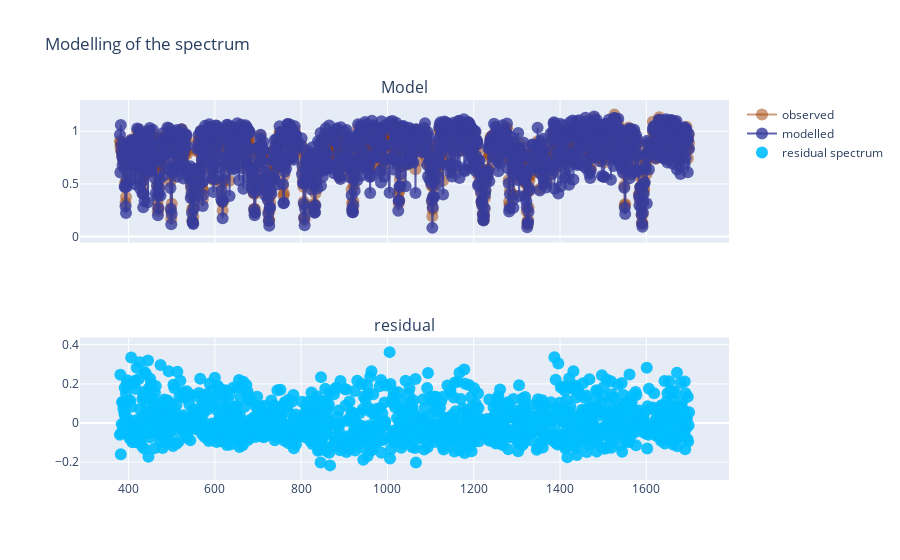

This figure's notebook cell:
### Code cell
# A wrapper to fit the wavelength solution
S_b = lambda x, *b: S_mod(x, vg, a, b, sg)
b, e_b = curve_fit(S_b, i[i_ok], f[i_ok], p0=bg)
show_model(i[i_ok], f[i_ok], S_b(i[i_ok], *bg))

### Figure 1 — Plotly figure (JSON) as saved in the notebook; plotly's stock layout.template omitted (floating-point values rounded to 4 significant figures; data arrays with more than 128 entries replaced by an {"elided": "..."} marker saying what was removed)
{"data": [{"marker": {"color": "rgba(155,60,0,0.5)", "size": 12}, "mode": "markers+lines", "name": "observed", "type": "scatter", "x": {"elided": "1261 int values"}, "xaxis": "x", "y": {"elided": "1261 float values"}, "yaxis": "y"}, {"marker": {"color": "rgba(55,60,155,0.8)", "size": 12}, "mode": "markers+lines", "name": "modelled", "type": "scatter", "x": {"elided": "1261 int values"}, "xaxis": "x", "y": {"elided": "1261 float values"}, "yaxis": "y"}, {"marker": {"color": "rgba(0,190,255,0.9)", "size": 12}, "mode": "markers", "name": "residual spectrum", "type": "scatter", "x": {"elided": "1261 int values"}, "xaxis": "x2", "y": {"elided": "1261 float values"}, "yaxis": "y2"}], "layout": {"annotations": [{"font": {"size": 16}, "showarrow": false, "text": "Model", "x": 0.5, "xanchor": "center", "xref": "paper", "y": 1, "yanchor": "bottom", "yref": "paper"}, {"font": {"size": 16}, "showarrow": false, "text": "residual", "x": 0.5, "xanchor": "center", "xref": "paper", "y": 0.375, "yanchor": "bottom", "yref": "paper"}], "title": {"text": "Modelling of the spectrum"}, "xaxis": {"anchor": "y", "domain": [0, 1], "matches": "x2", "showticklabels": false}, "xaxis2": {"anchor": "y2", "domain": [0, 1]}, "yaxis": {"anchor": "x", "domain": [0.625, 1]}, "yaxis2": {"anchor": "x2", "domain": [0, 0.375]}}}
